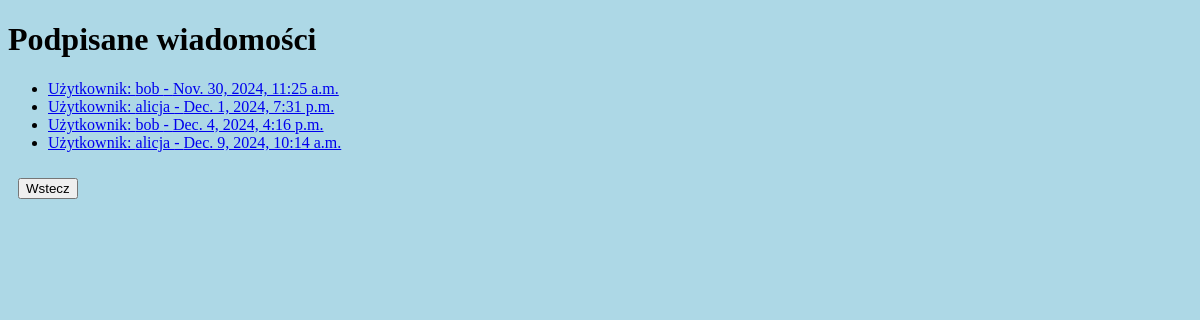
/ecdsa/messages/, run on an earlier commit of the app's database.
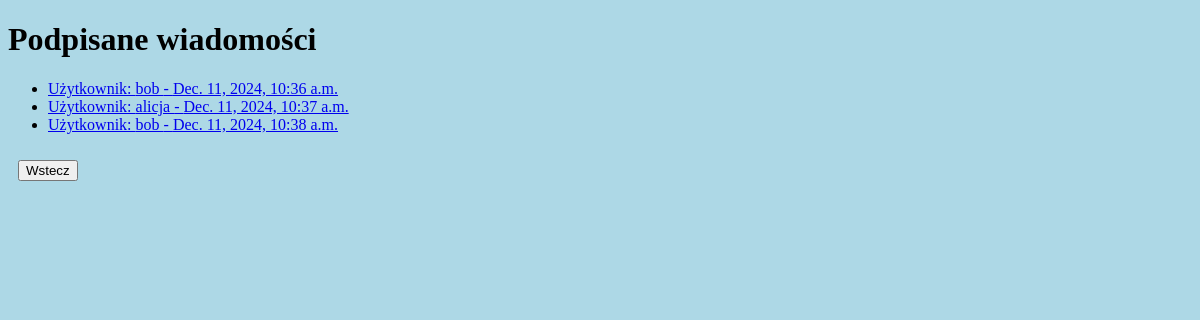
And on a later commit of the database.
### eccApp/models.py (models this page shows, shortened)
class SignedMessage(models.Model):
    username = models.CharField(max_length=100)
    curve_p = models.IntegerField()
    curve_a = models.IntegerField()
    curve_b = models.IntegerField()
    curve_n = models.IntegerField()
    g_x = models.IntegerField()
    g_y = models.IntegerField()
    message = models.TextField()
    pubkey_x = models.IntegerField()
    pubkey_y = models.IntegerField()
    r = models.IntegerField()
    s = models.IntegerField()
    hash = models.CharField(max_length=64)
    timestamp = models.DateTimeField(auto_now_add=True)

### eccApp/views.py (the view)
# urls.py: path('ecdsa/messages/', views.ecdsa_messages, name='ecdsa_messages'),
def ecdsa_messages(request):
    messages = SignedMessage.objects.all()
    return render(request, 'eccApp/ecdsa_messages.html', {'messages': messages})

### eccApp/templates/eccApp/ecdsa_messages.html (shortened to what this page needs)
{% load static %}
<!DOCTYPE html>
<html lang="pl">
<head>
    <link rel="stylesheet" href="{% static 'eccApp/style.css' %}">
</head>
<body>
<h1>Podpisane wiadomości</h1>
<ul>
    {% for message in messages %}
        <li>
            <a href="{% url 'ecdsa_message_detail' message.id %}">Użytkownik: {{ message.username }} - {{ message.timestamp }}</a>
        </li>
    {% endfor %}
</ul>
<a href="{% url 'ecdsa_page' %}"><button>Wstecz</button></a>
</body>
</html>

### eccApp/static/eccApp/style.css (style rules this page uses)
body { background-color: lightblue; }
a button { margin: 10px; }

What changed in the data, as far as the page shows it:
removed SignedMessage: username "bob", timestamp "Nov. 30, 2024, 11:25 a.m."
removed SignedMessage: username "alicja", timestamp "Dec. 1, 2024, 7:31 p.m."
removed SignedMessage: username "bob", timestamp "Dec. 4, 2024, 4:16 p.m."
removed SignedMessage: username "alicja", timestamp "Dec. 9, 2024, 10:14 a.m."
added SignedMessage: username "bob", timestamp "Dec. 11, 2024, 10:36 a.m."
added SignedMessage: username "alicja", timestamp "Dec. 11, 2024, 10:37 a.m."
added SignedMessage: username "bob", timestamp "Dec. 11, 2024, 10:38 a.m."
